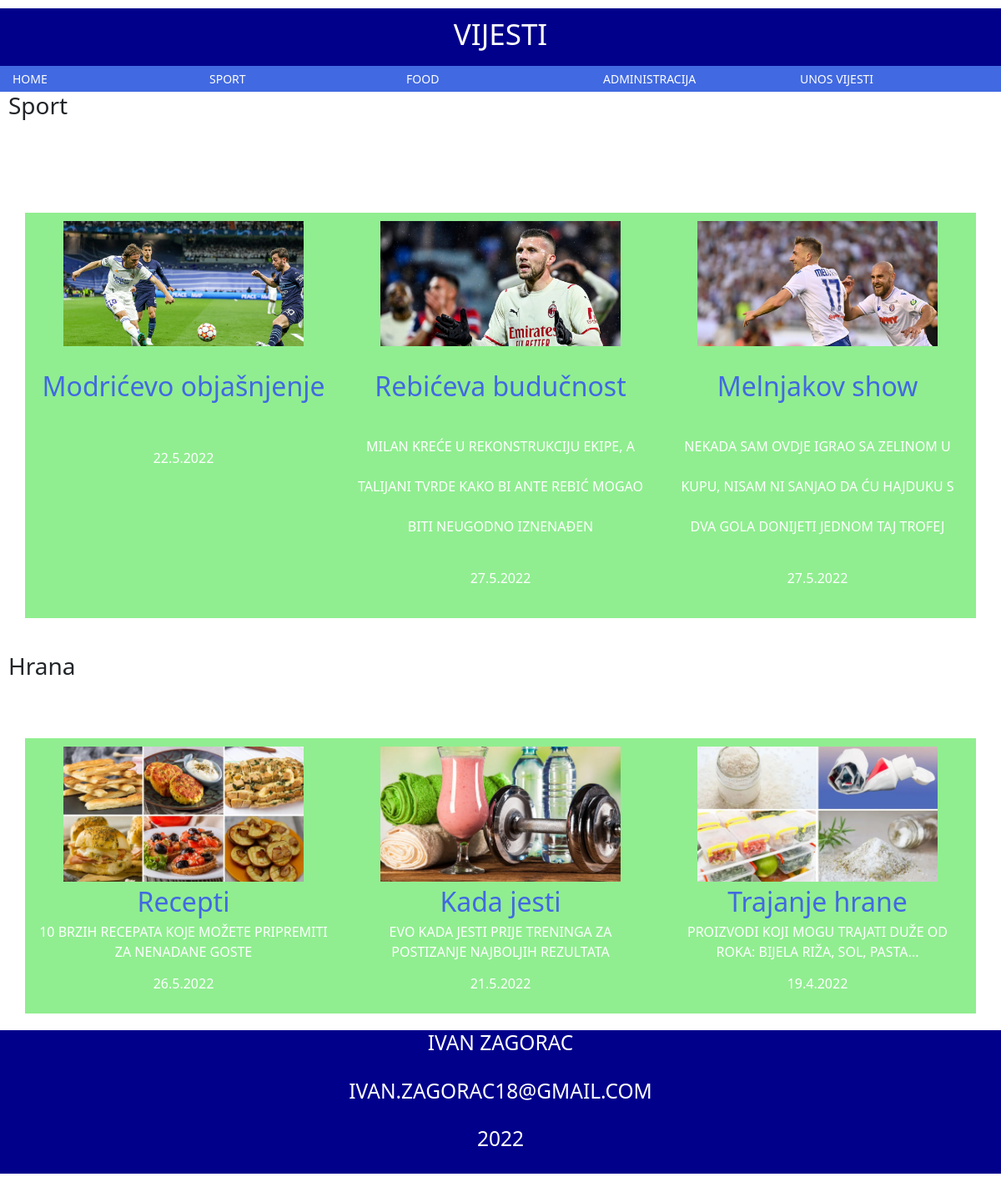
The page / on the database its author committed.
### tables this page shows
CREATE TABLE `vijest` (
  `id` int(11) NOT NULL,
  `datum` varchar(32) NOT NULL,
  `naslov` varchar(64) NOT NULL,
  `sazetak` text NOT NULL,
  `tekst` text NOT NULL,
  `slika` varchar(64) NOT NULL,
  `kategorija` varchar(64) NOT NULL,
  `arhiva` tinyint(1) NOT NULL
);

### index.php (the view, shortened to what this page needs)
<!DOCTYPE html>
<html>
<head>
	<link   rel="stylesheet" type="text/css" href="style.css">
	  <link rel="stylesheet"  href="bootstrap-5.0.1-dist/css/bootstrap.min.css">
</head>
<body>
	<div id="header" class="row">
<header>
	<h1>Vijesti</h1>
</div>
<div class="row">
<nav id="navigacija" class="col-lg-12">
<ul><li><a href="index.php">Home</a></li>
	<li><a href="kategorije.php?kategorija=Sport">Sport</a></li>
	<li><a href="kategorije.php?kategorija=Hrana">Food</a></li>
	<li><a href="login.html">Administracija</a></li>
	<li><a href="folderB/unos.html">Unos vijesti</a></li>
</ul>
</nav>
</div>
<?php
$query="SELECT * FROM vijest WHERE arhiva=0 AND kategorija='sport' LIMIT 6";
$query2="SELECT * FROM vijest WHERE arhiva=0 AND kategorija='Hrana' LIMIT 6";
$result=mysqli_query($dbc,$query);
$result2=mysqli_query($dbc,$query2);
?>
<section class="sport">
<h2>Sport</h2>
<br/>
<br/>
<?php
	echo '<div id="con" class="container">
			<div class="row">';
while($row=mysqli_fetch_array($result)){
	echo '
 		<div id="omotacVijesti" class="col-lg-4 col-md-6 col-sm-12">
 	 	<img src="' . UPLPATH . $row['slika'] . '"
	 	<div class="naslov2"
 		 <h3 class="title">
 		 <a id="reference" href="clanak.php?id='. $row['id'] . '"> '. $row['naslov'] . '
 		 </a></h3>
 		 <p class="sazetakV">'. $row['sazetak'] . ' </p>
 		<p class="datumV"> '. $row['datum'] . '</p>
 		 </div>
 		 ';
	}
	echo '</div></div>';
?>
</section>
<section class="hrana">
	<br/>
<h2>Hrana</h2>
<br/>
<br/>
<?php
	echo '<div id="con" class="container">
		<div class="row">';
while($row2=mysqli_fetch_array($result2)){
	echo '
 		<div id="omotacVijesti" class="col-lg-4 col-md-6 col-sm-12">
 	 	<img src="' . UPLPATH . $row2['slika'] . '"
 		 <h3 class="title">
 		 <a id="reference" href="clanak.php?id='. $row2['id'] . '"> '. $row2['naslov'] . '
 		 </a></h3>
 		 <p class="sazetakV">'. $row2['sazetak'] . ' </p>
 		<p class="datumV"> '. $row2['datum'] . '</p>
 		 </div>
 		 ';
	}
	echo '</div></div>';
?>
</section>
<div class="row">
<footer class="footer">
		<div class="col-lg-12">
		<h3>Ivan Zagorac</h3><br/>
		</div>
		<div class="col-lg-12">
		<h3>ivan.zagorac18@gmail.com</h3><br/>
		</div>
		<div class="col-lg-12">
		<h3>2022</h3><br/>
		</div>
</footer>
</div>
</body>
</html>

### style.css (style rules this page uses)
html { padding:10px; margin:0auto; font-family:Arial,"Times New Roman",sans-serif; font-size: 14px; }
header { width: 100%; background-color: darkblue; color: white; padding: 10px; }
h1 { text-align: center; text-transform: uppercase; }
#navigacija { width: 100%; background-color: royalblue; }
#navigacija a { display: block; color: white; text-transform: uppercase; padding: 5px; text-decoration: none; }
#navigacija ul { list-style-type: none; margin: 0; padding: 0; }
#navigacija li { float: left; width: 20%; }
.footer { width: 100%; background-color: darkblue; }
.footer h3 { color: white; text-transform: uppercase; text-align: center; }
.sport { width: 100%; float: left; line-height: 3; }
.hrana { width: 100%; float: left; }
#omotacVijesti { font-size: 18px; background-color: lightgreen; padding: 10px; margin-top: 20px; margin-bottom: 20px; color: white; text-align: center; }
#omotacVijesti img { width: 80%; }
#reference { text-decoration: none; font-size: 32px; color: royalblue; }
.sazetakV, .datumV { text-transform: uppercase; font-size: 16px; }

### rows shown on the page
vijest: slika (picture), naslov "Modrićevo objašnjenje", datum "22.5.2022"
vijest: slika (picture), naslov "Rebićeva budučnost", sazetak "MILAN KREĆE U REKONSTRUKCIJU EKIPE, A TALIJANI TVRDE KAKO BI ANTE REBIĆ MOGAO BITI NEUGODNO IZNENAĐEN", datum "27.5.2022"
vijest: slika (picture), naslov "Melnjakov show", sazetak "NEKADA SAM OVDJE IGRAO SA ZELINOM U KUPU, NISAM NI SANJAO DA ĆU HAJDUKU S DVA GOLA DONIJETI JEDNOM TAJ TROFEJ", datum "27.5.2022"
vijest: slika (picture), naslov "Recepti", sazetak "10 BRZIH RECEPATA KOJE MOŽETE PRIPREMITI ZA NENADANE GOSTE", datum "26.5.2022"
vijest: slika (picture), naslov "Kada jesti", sazetak "EVO KADA JESTI PRIJE TRENINGA ZA POSTIZANJE NAJBOLJIH REZULTATA", datum "21.5.2022"
vijest: slika (picture), naslov "Trajanje hrane", sazetak "PROIZVODI KOJI MOGU TRAJATI DUŽE OD ROKA: BIJELA RIŽA, SOL, PASTA...", datum "19.4.2022"
